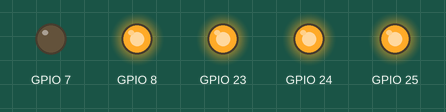
Simulated run of this program. Board: Raspberry Pi (BCM pin numbers). Parts: output pins drawn as LEDs (lit = HIGH). At 0.1 s the program stops and its outputs stay as they are.

Above: at 0.2 s.
Timing chart, 0 to 1.6 s (numbered marks = the images above):
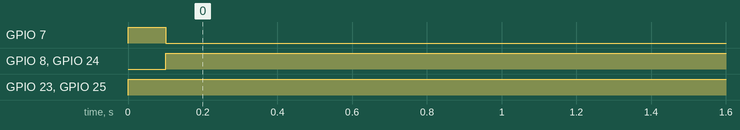

The program:

gearone5.py
```python
#!/usr/bin/env python
#import serial
import RPi.GPIO as GPIO
import time
#ser = serial.Serial('/dev/ttyUSB0',9600)
#ser.write(chr(ord('5')))
#time.sleep(0.1)
GPIO.setmode(GPIO.BCM)
GPIO.setup(7, GPIO.OUT) #Enable - Arduino pin A0
GPIO.setup(8, GPIO.OUT) #Arduino pin A1
GPIO.setup(23, GPIO.OUT) #Arduino pin A4
GPIO.setup(24, GPIO.OUT) #Arduino pin A3
GPIO.setup(25, GPIO.OUT) #Arduino pin A2

GPIO.output(7,True) #Enablei ac
GPIO.output(8,False)
GPIO.output(25,True)
GPIO.output(24,False)
GPIO.output(23,True)
time.sleep(0.1)
GPIO.output(7,False) #Enablei kapa
GPIO.output(8,True)
GPIO.output(25,True)
GPIO.output(24,True)
GPIO.output(23,True)
```

Measured:
- by itself, GPIO 7: LOW → HIGH at 0.00 s, → LOW 0.10 s later
- by itself, GPIO 8, GPIO 24: LOW → HIGH at 0.10 s
- by itself, GPIO 23, GPIO 25: LOW → HIGH at 0.00 s
